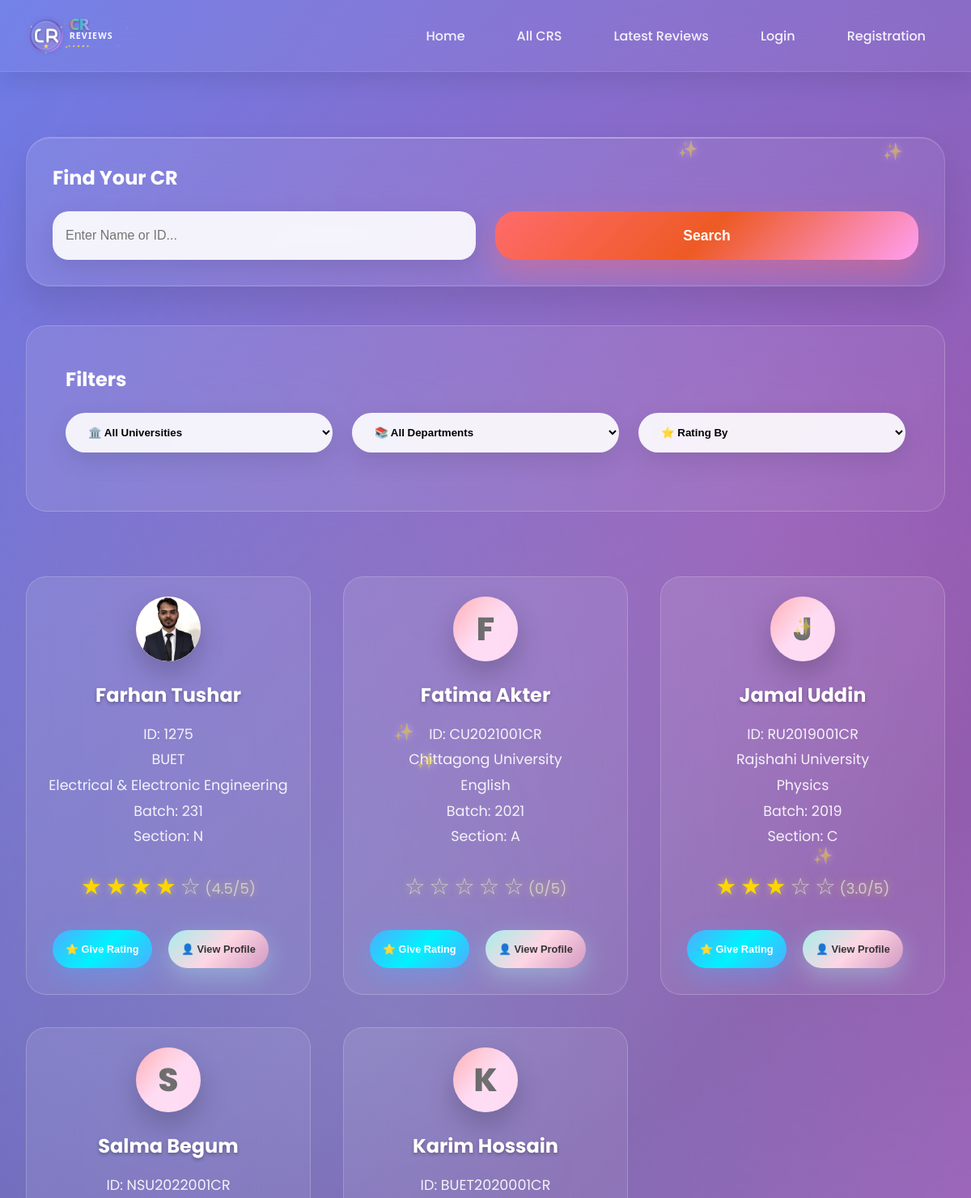
/all_cr/ (upper part), run on an earlier commit of the app's database.
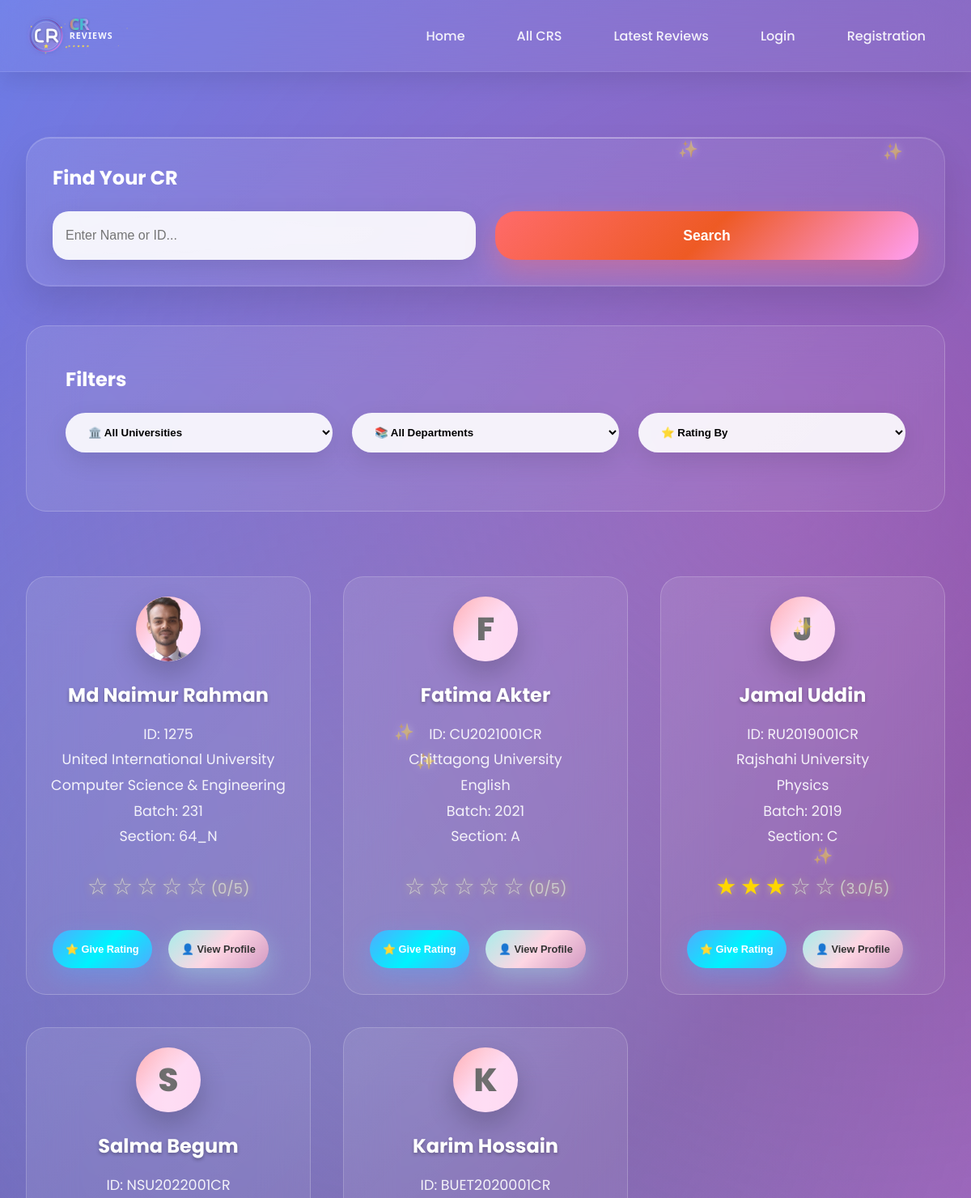
And on a later commit of the database.
### cr/models.py (models this page shows, shortened)
class CrProfile(models.Model):
    user=models.OneToOneField('userprofile.User', on_delete=models.CASCADE,related_name='user_profile')
    university=models.ForeignKey(University, on_delete=models.CASCADE,related_name='university_crs')
    department=models.ForeignKey(Department, on_delete=models.CASCADE,related_name='department_crs')
    profile_picture = models.ImageField(upload_to='cr_profile_pictures/', blank=True, null=True)
    name = models.CharField(max_length=100)
    gender = models.CharField(choices=[('M', 'Male'), ('F', 'Female')], max_length=1)
    email = models.EmailField(blank=True, null=True)
    phone = models.CharField(max_length=30, blank=True, null=True)
    st_id = models.CharField(max_length=50, unique=True)
    batch = models.CharField(max_length=20)
    dept_batch = models.CharField(max_length=20 , blank=True, null=True)
    section = models.CharField(max_length=10)
    bio = models.TextField(blank=True, null=True)
    date_of_birth = models.DateField(blank=True, null=True)
    slug = models.SlugField(unique=True, blank=True)
    facebook_url = models.URLField(default='https://www.facebook.com/')
    instagram_url = models.URLField(default='https://www.instagram.com/')
    linkedin_url = models.URLField(default='https://www.linkedin.com/')
    created_at=models.DateTimeField(auto_now_add=True)
    updated_at=models.DateTimeField(auto_now=True)
    deleted_at=models.DateTimeField(auto_now=True,blank=True,null=True)
    @property
    def average_rating(self):
        avg=self.cr_reviews.aggregate(Avg('rating'))['rating__avg']
        return round(avg,1) if avg else 0

class University(models.Model):
    Public = "Public"
    Private = "Private"
    university_type = [
        (Public,"Public"),
        (Private,"Private"),
    ]
    title =models.CharField(max_length=100,unique=True,blank=False,null=False)
    type =models.CharField(max_length=100,choices=university_type)
    address=models.CharField(max_length=150, blank=True, null=True)
    slug=models.SlugField(blank=True,unique=True)
    created_at=models.DateTimeField(auto_now_add=True)
    updated_at=models.DateTimeField(auto_now=True)
    daleted_at=models.DateTimeField(auto_now=True,blank=True,null=True)
    def __str__(self):
        return self.title

class Department(models.Model):
    university=models.ForeignKey(University, on_delete=models.CASCADE,related_name='departments')
    title=models.CharField(max_length=50,unique=True,blank=False,null=False)
    code=models.CharField(max_length=50,unique=True,blank=True,null=True)
    slug=models.SlugField(blank=True,unique=True)
    created_at=models.DateTimeField(auto_now_add=True)
    updated_at=models.DateTimeField(auto_now=True)
    daleted_at=models.DateTimeField(auto_now=True,blank=True,null=True)
    def __str__(self):
        return self.title

### cr/views.py (the view)
# urls.py: path('all_cr/',all_cr,name='all_cr'),
def all_cr(request):
    crs = CrProfile.objects.all().order_by('-created_at')
    paginator = Paginator(crs, 5)
    page_number =  request.GET.get('page',1)
    try:
        crs = paginator.page(page_number)
    except PageNotAnInteger:
        crs = paginator.page(1)
    except EmptyPage:
        crs = paginator.page(1)
    context={
        'cr':crs,
        'paginator':paginator
    }
    return render(request,'all_cr.html',context)

### templates/all_cr.html (shortened to what this page needs)
{% extends 'base.html' %}
{% load static %}
{% block content %}
    <div id="all-cr" class="page">
        <div class="container">
            <div class="search-section">
                <h3 style="color: white; margin-bottom: 1.5rem; font-size: 1.5rem; font-weight: 700;">Find Your CR</h3>
                <div class="search-bar">
                    <input type="text" class="search-input" placeholder="Enter Name or ID...">
                    <button class="search-btn">Search</button>
                </div>
            </div>
            <div class="filter-section">
                <h3 style="color: white; margin-bottom: 1.5rem; font-size: 1.5rem; font-weight: 700;">Filters</h3>
                <div class="filter-row">
                    <select class="filter-select">
                        <option>🏛️ All Universities</option>
                    </select>
                    <select class="filter-select">
                        <option>📚 All Departments</option>
                    </select>
                    <select class="filter-select">
                        <option>⭐ Rating By</option>
                    </select>
                </div>
            </div>
            <div class="section">
                <div class="grid">
                    {% for cr in cr%}
                        {% include "cr_card.html" %}
                    {% endfor %}
                </div>
            </div>
        </div>
    </div>
{% endblock content %}

### templates/cr_card.html
<div class="card">
  <div class="profile-photo">
    {% if cr.profile_picture %}
    <img src="{{ cr.profile_picture.url }}" alt="{{ cr.name }}" />
    {% else %}
    <span>{{ cr.name|first|upper }}</span>
    {% endif %}
  </div>
  <div class="cr-name">{{cr.name}}</div>
  <div class="cr-details">
    ID: {{cr.st_id}}<br />
    {{cr.university}}<br />
    {{cr.department}}<br />
    Batch: {{cr.batch}}<br />
    Section: {{cr.section}}<br />
  </div>
  <div class="rating">
    {% for i in "12345" %} {% if forloop.counter <= cr.average_rating %}
    <span class="star filled">★</span>
    {% else %}
    <span class="star">☆</span>
    {% endif %} {% endfor %}
    <span class="star_avg">({{ cr.average_rating }}/5)</span>
  </div>
  <button
    class="btn"
    onclick="openRatingModal('{{ cr.slug }}', '{{ cr.name }}')">
    ⭐ Give Rating
  </button>
  <button
    class="btn btn-secondary"
    onclick="window.location.href='{% url 'cr_profile' cr.slug %}'">
    👤 View Profile
  </button>
</div>

What changed in the data, as far as the page shows it:
removed CrProfile: profile_picture (picture), name "Farhan Tushar", st_id "1275", university "BUET", department "Electrical & Electronic Engineering", batch "231", section "N", average_rating "4.5"
added CrProfile: profile_picture (picture), name "Md Naimur Rahman", st_id "1275", university "United International University", department "Computer Science & Engineering", batch "231", section "64_N", average_rating "0"
